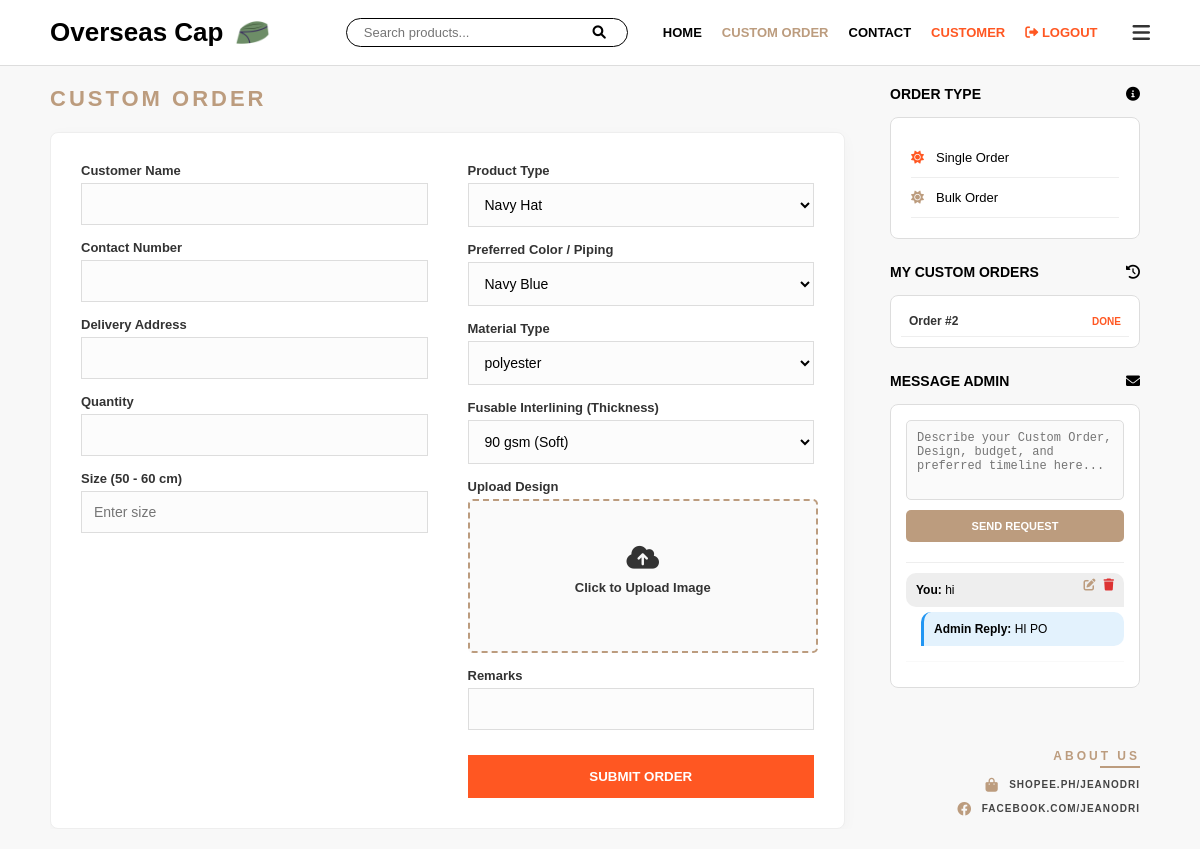
Page /custom_order (signed in) on the committed database.
### app.py (models this page shows)
class CustomOrder(db.Model):
    id = db.Column(db.Integer, primary_key=True)
    user_id = db.Column(db.Integer, db.ForeignKey('user.id'), nullable=True)
    customer_name = db.Column(db.String(100), nullable=False)
    contact_number = db.Column(db.String(20), nullable=False)
    address = db.Column(db.String(200), nullable=False)
    quantity = db.Column(db.Integer, nullable=False)
    product_type = db.Column(db.String(50))
    product_id = db.Column(db.Integer, db.ForeignKey('product.id'), nullable=True)
    color_type = db.Column(db.String(50))
    size_type = db.Column(db.String(50))
    color_variants = db.Column(db.String(50))
    size_variants = db.Column(db.String(50))
    material_type = db.Column(db.String(100))
    interlining_thickness = db.Column(db.String(100))
    order_type = db.Column(db.String(50))
    design_filename = db.Column(db.String(100))
    remarks = db.Column(db.Text)
    status = db.Column(db.String(20), default="PENDING")
    payment_method = db.Column(db.String(50))
    date_ordered = db.Column(db.DateTime, default=datetime.utcnow)
    payment_proof = db.Column(db.String(100))
    price = db.Column(db.Float, default=0.0)

class ContactMessage(db.Model):
    id = db.Column(db.Integer, primary_key=True)
    user_id = db.Column(db.Integer, db.ForeignKey('user.id'), nullable=True)
    sender_name = db.Column(db.String(100))
    message = db.Column(db.Text, nullable=False)
    admin_reply = db.Column(db.Text, nullable=True) # Stores the Admin's response
    date_sent = db.Column(db.DateTime, default=datetime.utcnow)
    is_read = db.Column(db.Boolean, default=False)

### app.py (the view)
@app.route('/custom_order')
def custom_order():
    if 'user' not in session:
        return redirect(url_for('login'))
    user = User.query.filter_by(username=session['user']).first()
    custom_orders = CustomOrder.query.filter_by(
        user_id=user.id,
        order_type="Custom Order"
    ).order_by(CustomOrder.id.desc()).all()
    prev_data = session.get('temp_order', {})
    messages = ContactMessage.query.filter_by(user_id=user.id).order_by(ContactMessage.date_sent.desc()).all()
    return render_template('custom_order.html',
                           messages=messages,
                           prev_data=prev_data,
                           custom_orders=custom_orders)

### templates/custom_order.html (shortened to what this page needs)
<!DOCTYPE html>
<html lang="en">
<head>
    <link rel="stylesheet" href="https://cdnjs.cloudflare.com/ajax/libs/font-awesome/6.0.0/css/all.min.css">
</head>
<body>
    <header>
        <div style="display: flex; align-items: center; gap: 12px;">
            <div class="logo">Overseas Cap</div>
            <img src="{{ url_for('static', filename='logo.png') }}" alt="Logo" style="height: 35px; width: auto;">
        </div>
        <div style="display: flex; align-items: center; gap: 15px;">
            <form action="{{ url_for('home') }}" method="GET" class="search-container">
                <input type="text" name="q" placeholder="Search products..." value="{{ request.args.get('q', '') }}">
                <button type="submit"><i class="fas fa-search"></i></button>
            </form>
            <nav id="topNav">
                <a href="{{ url_for('home') }}">HOME</a>
                <a href="{{ url_for('custom_order') }}" style="color: #bc9c7e;">CUSTOM ORDER</a>
                <a href="{{ url_for('contact') }}">CONTACT</a>
                <a href="{{ url_for('customer_profile') }}" style="color: #ff5722;">CUSTOMER</a>
                <a href="#" onclick="confirmLogout(event)" style="color: #ff5722; font-weight: bold;">
                    <i class="fas fa-sign-out-alt"></i> LOGOUT
                </a>
            </nav>
            <i class="fas fa-bars menu-toggle-btn" onclick="toggleMenu()"></i>
        </div>
    </header>
    <main>
        <div class="content-left">
            <div class="page-title">Custom Order</div>
            <form class="form-grid" id="mainCustomForm">
                <div class="form-section">
                    <div class="input-row">
                        <label>Customer Name</label>
                        <input type="text" name="customer_name" value="{{ prev_data.get('customer_name', '') }}" required>
                    </div>
                    <div class="input-row">
                        <label>Contact Number</label>
                        <input type="text" name="contact_number" value="{{ prev_data.get('contact_number', '') }}" required>
                    </div>
                    <div class="input-row">
                        <label>Delivery Address</label>
                        <input type="text" name="address" value="{{ prev_data.get('address', '') }}" required>
                    </div>
                    <div class="input-row">
                        <label>Quantity</label>
                        <input type="number" name="quantity" value="{{ prev_data.get('quantity', '') }}" required>
                    </div>
                    <div class="input-row">
                        <label>Size (50 - 60 cm)</label>
                        <input type="number" name="size" min="50" max="60" placeholder="Enter size" required>
                    </div>
                </div>
                <div class="form-section">
                    <div class="input-row"><label>Product Type</label>
                        <select name="product_type">
                            <option value="Navy Hat">Navy Hat</option>
                        </select>
                    </div>
                    <div class="input-row">
                        <label>Preferred Color / Piping</label>
                        <select name="color">
                            <optgroup label="Primary Colors">
                                <option value="Navy Blue">Navy Blue</option>
                            </optgroup>
                        </select>
                    </div>
                    <div class="input-row"><label>Material Type</label>
                        <select name="material_type">
                            <option value="polyester">polyester</option>
                        </select>
                    </div>
                    <div class="input-row">
                        <label>Fusable Interlining (Thickness)</label>
                        <select name="interlining_thickness">
                            <option value="90 gsm">90 gsm (Soft)</option>
                        </select>
                    </div>
                    <div class="input-row"><label>Upload Design</label>
                        <label for="design-upload" class="upload-label-box">
                            <i class="fas fa-cloud-upload-alt fa-2x"></i>
                            <p id="file-name" style="margin-top:10px;">Click to Upload Image</p>
                        </label>
                    </div>
                    <div class="input-row"><label>Remarks</label><input type="text" name="remarks"></div>
                    <button type="submit" class="submit-btn">SUBMIT ORDER</button>
                </div>
            </form>
        </div>
        <aside class="sidebar">
            <div class="sidebar-header"><span>ORDER TYPE</span><i class="fas fa-info-circle"></i></div>
            <div class="sidebar-box">
                <div class="order-type-option" onclick="setOrderType('Single Order', this)"><i class="fas fa-sun" style="color: #ff5722;"></i> Single Order</div>
                <div class="order-type-option" onclick="setOrderType('Bulk Order', this)"><i class="fas fa-sun" style="color: #bc9c7e;"></i> Bulk Order</div>
            </div>
            <div style="margin-top: 25px;">
    <div class="sidebar-header"><span>MY CUSTOM ORDERS</span><i class="fas fa-history"></i></div>
    <div class="sidebar-box" style="padding: 10px; max-height: 200px; overflow-y: auto;">
        {% if custom_orders %}
            {% for order in custom_orders %}
            <div class="recent-order-item"
                 style="display: flex; justify-content: space-between; align-items: center; padding: 8px; border-bottom: 1px solid #eee; cursor: pointer;"
                 onclick="viewOrderStatus('{{ order.id }}',
                 '{{ order.status }}',
                 '{{ order.customer_name }}',
                 '{{ order.contact_number }}',
                 '{{ order.address }}',
                 '{{ order.quantity }}',
                 '{{ order.size_type }}',
                 '{{ order.product_type }}',
                 '{{ order.color_type }}',
                 '{{ order.material_type }}',
                 '{{ order.interlining_thickness }}',
                 '{{ (order.remarks or "")|replace("\'", "\\\'")|replace("\n", " ") }}',
                 '{{ order.design_filename }}',
                 '{{ order.price or "Not set" }}',
                 '{{ order.payment_method }}')"> <div style="font-size: 12px; font-weight: bold; color: #333;">Order #{{ order.id }}</div>
    <span style="font-size: 10px; font-weight: bold; color: #ff5722; text-transform: uppercase;">{{ order.status }}</span>
</div>
            {% endfor %}
        {% else %}
            <p style="text-align: center; color: #bbb; font-size: 11px; margin-top: 10px;">No recent orders.</p>
        {% endif %}
    </div>
</div>
            <div style="margin-top: 25px;">
    <div class="sidebar-header"><span>MESSAGE ADMIN</span><i class="fas fa-envelope"></i></div>
    <div class="sidebar-box" style="padding: 15px;">
        <textarea id="adminMessage" class="admin-msg-box" placeholder="Describe your Custom Order, Design, budget, and preferred timeline here..."></textarea>
        <button type="button" class="msg-send-btn" onclick="sendMessageToAdmin()">SEND REQUEST</button>
        <div class="chat-history" style="margin-top: 20px; max-height: 250px; overflow-y: auto; border-top: 1px solid #eee; padding-top: 10px;">
            {% if messages %}
                {% for msg in messages %}
                    <div style="margin-bottom: 15px; font-size: 12px; animation: fadeIn 0.3s ease;">
                        <div style="background: #eee; padding: 10px; border-radius: 10px 10px 0 10px; margin-bottom: 5px; position: relative;">
                            <strong>You:</strong> {{ msg.message }}
                            <div style="position: absolute; top: 5px; right: 10px; display: flex; gap: 8px;">
                                <button onclick="updateMessage('{{ msg.id }}', '{{ msg.message }}')" title="Edit Message" style="border:none; background:none; color:#bc9c7e; cursor:pointer; font-size: 12px; padding: 0;">
                                    <i class="fas fa-edit"></i>
                                </button>
                                <button onclick="deleteMessage('{{ msg.id }}')" title="Delete Message" style="border:none; background:none; color:#d33; cursor:pointer; font-size: 12px; padding: 0;">
                                    <i class="fas fa-trash"></i>
                                </button>
                            </div>
                        </div>
                        {% if msg.admin_reply %}
                            <div style="background: #e3f2fd; padding: 10px; border-radius: 10px 10px 10px 0; margin-left: 15px; border-left: 3px solid #2196f3;">
                                <strong>Admin Reply:</strong> {{ msg.admin_reply }}
                            </div>
                        {% else %}
                            <div style="margin-left: 15px; color: #888; font-style: italic; font-size: 11px;">
                                <i class="fas fa-clock"></i> Waiting for admin response...
                            </div>
                        {% endif %}
                    </div>
                    <hr style="border: 0; border-top: 1px solid #f9f9f9; margin: 10px 0;">
                {% endfor %}
            {% else %}
                <p style="text-align: center; color: #bbb; font-size: 11px; margin-top: 10px;">No messages sent yet.</p>
            {% endif %}
        </div>
    </div>
</div>
            <div class="about-us">
                <h4>About Us</h4>
                <div class="social-links">
                     <a href="https://shopee.ph/jeanodri" target="_blank">
                        <i class="fas fa-shopping-bag"></i> <span>SHOPEE.PH/JEANODRI</span>
                    </a>
                    <a href="https://facebook.com/jeanodri" target="_blank">
                        <i class="fab fa-facebook"></i> <span>FACEBOOK.COM/JEANODRI</span>
                    </a>
                </div>
            </div>
        </aside>
    </main>
</body>
</html>

### rows in the picture
CustomOrder: id "2", status "DONE"
ContactMessage: message "hi", admin_reply "HI PO"
